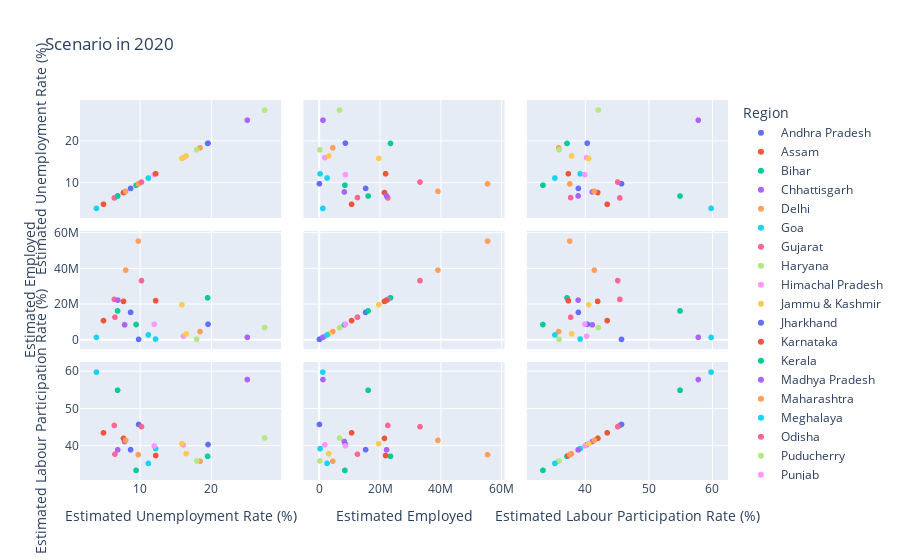

Notebook code cell kept with this figure:
### Code cell
# Scatter matrix cosidering the employed and unemployed rates

plt.figure(figsize=(24,8))
fig = px.scatter_matrix(State, template='plotly',
                        dimensions=['Estimated Unemployment Rate (%)', 'Estimated Employed', 'Estimated Labour Participation Rate (%)'],
                        color='Region', title="Scenario in 2020")
fig.show()

### Figure 1 — Plotly figure (JSON) as saved in the notebook; plotly's stock layout.template omitted (floating-point values rounded to 4 significant figures)
{"data": [{"dimensions": [{"axis": {"matches": true}, "label": "Estimated Unemployment Rate (%)", "values": [8.664]}, {"axis": {"matches": true}, "label": "Estimated Employed", "values": [15425480]}, {"axis": {"matches": true}, "label": "Estimated Labour Participation Rate (%)", "values": [38.96]}], "hovertemplate": "Region=Andhra Pradesh<br>%{xaxis.title.text}=%{x}<br>%{yaxis.title.text}=%{y}<extra></extra>", "legendgroup": "Andhra Pradesh", "marker": {"color": "#636efa", "symbol": "circle"}, "name": "Andhra Pradesh", "showlegend": true, "type": "splom"}, {"dimensions": [{"axis": {"matches": true}, "label": "Estimated Unemployment Rate (%)", "values": [4.856]}, {"axis": {"matches": true}, "label": "Estimated Employed", "values": [10810000.0]}, {"axis": {"matches": true}, "label": "Estimated Labour Participation Rate (%)", "values": [43.5]}], "hovertemplate": "Region=Assam<br>%{xaxis.title.text}=%{x}<br>%{yaxis.title.text}=%{y}<extra></extra>", "legendgroup": "Assam", "marker": {"color": "#EF553B", "symbol": "circle"}, "name": "Assam", "showlegend": true, "type": "splom"}, {"dimensions": [{"axis": {"matches": true}, "label": "Estimated Unemployment Rate (%)", "values": [19.47]}, {"axis": {"matches": true}, "label": "Estimated Employed", "values": [23606828]}, {"axis": {"matches": true}, "label": "Estimated Labour Participation Rate (%)", "values": [37.17]}], "hovertemplate": "Region=Bihar<br>%{xaxis.title.text}=%{x}<br>%{yaxis.title.text}=%{y}<extra></extra>", "legendgroup": "Bihar", "marker": {"color": "#00cc96", "symbol": "circle"}, "name": "Bihar", "showlegend": true, "type": "splom"}, {"dimensions": [{"axis": {"matches": true}, "label": "Estimated Unemployment Rate (%)", "values": [7.819]}, {"axis": {"matches": true}, "label": "Estimated Employed", "values": [8421000.0]}, {"axis": {"matches": true}, "label": "Estimated Labour Participation Rate (%)", "values": [41.16]}], "hovertemplate": "Region=Chhattisgarh<br>%{xaxis.title.text}=%{x}<br>%{yaxis.title.text}=%{y}<extra></extra>", "legendgroup": "Chhattisgarh", "marker": {"color": "#ab63fa", "symbol": "circle"}, "name": "Chhattisgarh", "showlegend": true, "type": "splom"}, {"dimensions": [{"axis": {"matches": true}, "label": "Estimated Unemployment Rate (%)", "values": [18.41]}, {"axis": {"matches": true}, "label": "Estimated Employed", "values": [4633000.0]}, {"axis": {"matches": true}, "label": "Estimated Labour Participation Rate (%)", "values": [35.86]}], "hovertemplate": "Region=Delhi<br>%{xaxis.title.text}=%{x}<br>%{yaxis.title.text}=%{y}<extra></extra>", "legendgroup": "Delhi", "marker": {"color": "#FFA15A", "symbol": "circle"}, "name": "Delhi", "showlegend": true, "type": "splom"}, {"dimensions": [{"axis": {"matches": true}, "label": "Estimated Unemployment Rate (%)", "values": [12.17]}, {"axis": {"matches": true}, "label": "Estimated Employed", "values": [442400.0]}, {"axis": {"matches": true}, "label": "Estimated Labour Participation Rate (%)", "values": [39.24]}], "hovertemplate": "Region=Goa<br>%{xaxis.title.text}=%{x}<br>%{yaxis.title.text}=%{y}<extra></extra>", "legendgroup": "Goa", "marker": {"color": "#19d3f3", "symbol": "circle"}, "name": "Goa", "showlegend": true, "type": "splom"}, {"dimensions": [{"axis": {"matches": true}, "label": "Estimated Unemployment Rate (%)", "values": [6.376]}, {"axis": {"matches": true}, "label": "Estimated Employed", "values": [22730000.0]}, {"axis": {"matches": true}, "label": "Estimated Labour Participation Rate (%)", "values": [45.49]}], "hovertemplate": "Region=Gujarat<br>%{xaxis.title.text}=%{x}<br>%{yaxis.title.text}=%{y}<extra></extra>", "legendgroup": "Gujarat", "marker": {"color": "#FF6692", "symbol": "circle"}, "name": "Gujarat", "showlegend": true, "type": "splom"}, {"dimensions": [{"axis": {"matches": true}, "label": "Estimated Unemployment Rate (%)", "values": [27.48]}, {"axis": {"matches": true}, "label": "Estimated Employed", "values": [6844059]}, {"axis": {"matches": true}, "label": "Estimated Labour Participation Rate (%)", "values": [42.1]}], "hovertemplate": "Region=Haryana<br>%{xaxis.title.text}=%{x}<br>%{yaxis.title.text}=%{y}<extra></extra>", "legendgroup": "Haryana", "marker": {"color": "#B6E880", "symbol": "circle"}, "name": "Haryana", "showlegend": true, "type": "splom"}, {"dimensions": [{"axis": {"matches": true}, "label": "Estimated Unemployment Rate (%)", "values": [16.07]}, {"axis": {"matches": true}, "label": "Estimated Employed", "values": [2034000.0]}, {"axis": {"matches": true}, "label": "Estimated Labour Participation Rate (%)", "values": [40.25]}], "hovertemplate": "Region=Himachal Pradesh<br>%{xaxis.title.text}=%{x}<br>%{yaxis.title.text}=%{y}<extra></extra>", "legendgroup": "Himachal Pradesh", "marker": {"color": "#FF97FF", "symbol": "circle"}, "name": "Himachal Pradesh", "showlegend": true, "type": "splom"}, {"dimensions": [{"axis": {"matches": true}, "label": "Estimated Unemployment Rate (%)", "values": [16.48]}, {"axis": {"matches": true}, "label": "Estimated Employed", "values": [3310000.0]}, {"axis": {"matches": true}, "label": "Estimated Labour Participation Rate (%)", "values": [37.89]}], "hovertemplate": "Region=Jammu & Kashmir<br>%{xaxis.title.text}=%{x}<br>%{yaxis.title.text}=%{y}<extra></extra>", "legendgroup": "Jammu & Kashmir", "marker": {"color": "#FECB52", "symbol": "circle"}, "name": "Jammu & Kashmir", "showlegend": true, "type": "splom"}, {"dimensions": [{"axis": {"matches": true}, "label": "Estimated Unemployment Rate (%)", "values": [19.54]}, {"axis": {"matches": true}, "label": "Estimated Employed", "values": [8771000.0]}, {"axis": {"matches": true}, "label": "Estimated Labour Participation Rate (%)", "values": [40.36]}], "hovertemplate": "Region=Jharkhand<br>%{xaxis.title.text}=%{x}<br>%{yaxis.title.text}=%{y}<extra></extra>", "legendgroup": "Jharkhand", "marker": {"color": "#636efa", "symbol": "circle"}, "name": "Jharkhand", "showlegend": true, "type": "splom"}, {"dimensions": [{"axis": {"matches": true}, "label": "Estimated Unemployment Rate (%)", "values": [7.668]}, {"axis": {"matches": true}, "label": "Estimated Employed", "values": [21620000.0]}, {"axis": {"matches": true}, "label": "Estimated Labour Participation Rate (%)", "values": [42]}], "hovertemplate": "Region=Karnataka<br>%{xaxis.title.text}=%{x}<br>%{yaxis.title.text}=%{y}<extra></extra>", "legendgroup": "Karnataka", "marker": {"color": "#EF553B", "symbol": "circle"}, "name": "Karnataka", "showlegend": true, "type": "splom"}, {"dimensions": [{"axis": {"matches": true}, "label": "Estimated Unemployment Rate (%)", "values": [9.434]}, {"axis": {"matches": true}, "label": "Estimated Employed", "values": [8597000.0]}, {"axis": {"matches": true}, "label": "Estimated Labour Participation Rate (%)", "values": [33.38]}], "hovertemplate": "Region=Kerala<br>%{xaxis.title.text}=%{x}<br>%{yaxis.title.text}=%{y}<extra></extra>", "legendgroup": "Kerala", "marker": {"color": "#00cc96", "symbol": "circle"}, "name": "Kerala", "showlegend": true, "type": "splom"}, {"dimensions": [{"axis": {"matches": true}, "label": "Estimated Unemployment Rate (%)", "values": [6.854]}, {"axis": {"matches": true}, "label": "Estimated Employed", "values": [22320000.0]}, {"axis": {"matches": true}, "label": "Estimated Labour Participation Rate (%)", "values": [38.93]}], "hovertemplate": "Region=Madhya Pradesh<br>%{xaxis.title.text}=%{x}<br>%{yaxis.title.text}=%{y}<extra></extra>", "legendgroup": "Madhya Pradesh", "marker": {"color": "#ab63fa", "symbol": "circle"}, "name": "Madhya Pradesh", "showlegend": true, "type": "splom"}, {"dimensions": [{"axis": {"matches": true}, "label": "Estimated Unemployment Rate (%)", "values": [7.979]}, {"axis": {"matches": true}, "label": "Estimated Employed", "values": [39200000.0]}, {"axis": {"matches": true}, "label": "Estimated Labour Participation Rate (%)", "values": [41.47]}], "hovertemplate": "Region=Maharashtra<br>%{xaxis.title.text}=%{x}<br>%{yaxis.title.text}=%{y}<extra></extra>", "legendgroup": "Maharashtra", "marker": {"color": "#FFA15A", "symbol": "circle"}, "name": "Maharashtra", "showlegend": true, "type": "splom"}, {"dimensions": [{"axis": {"matches": true}, "label": "Estimated Unemployment Rate (%)", "values": [3.866]}, {"axis": {"matches": true}, "label": "Estimated Employed", "values": [1350000.0]}, {"axis": {"matches": true}, "label": "Estimated Labour Participation Rate (%)", "values": [59.86]}], "hovertemplate": "Region=Meghalaya<br>%{xaxis.title.text}=%{x}<br>%{yaxis.title.text}=%{y}<extra></extra>", "legendgroup": "Meghalaya", "marker": {"color": "#19d3f3", "symbol": "circle"}, "name": "Meghalaya", "showlegend": true, "type": "splom"}, {"dimensions": [{"axis": {"matches": true}, "label": "Estimated Unemployment Rate (%)", "values": [6.462]}, {"axis": {"matches": true}, "label": "Estimated Employed", "values": [12730000.0]}, {"axis": {"matches": true}, "label": "Estimated Labour Participation Rate (%)", "values": [37.75]}], "hovertemplate": "Region=Odisha<br>%{xaxis.title.text}=%{x}<br>%{yaxis.title.text}=%{y}<extra></extra>", "legendgroup": "Odisha", "marker": {"color": "#FF6692", "symbol": "circle"}, "name": "Odisha", "showlegend": true, "type": "splom"}, {"dimensions": [{"axis": {"matches": true}, "label": "Estimated Unemployment Rate (%)", "values": [17.94]}, {"axis": {"matches": true}, "label": "Estimated Employed", "values": [365300.0]}, {"axis": {"matches": true}, "label": "Estimated Labour Participation Rate (%)", "values": [35.92]}], "hovertemplate": "Region=Puducherry<br>%{xaxis.title.text}=%{x}<br>%{yaxis.title.text}=%{y}<extra></extra>", "legendgroup": "Puducherry", "marker": {"color": "#B6E880", "symbol": "circle"}, "name": "Puducherry", "showlegend": true, "type": "splom"}, {"dimensions": [{"axis": {"matches": true}, "label": "Estimated Unemployment Rate (%)", "values": [11.98]}, {"axis": {"matches": true}, "label": "Estimated Employed", "values": [8783000.0]}, {"axis": {"matches": true}, "label": "Estimated Labour Participation Rate (%)", "values": [39.98]}], "hovertemplate": "Region=Punjab<br>%{xaxis.title.text}=%{x}<br>%{yaxis.title.text}=%{y}<extra></extra>", "legendgroup": "Punjab", "marker": {"color": "#FF97FF", "symbol": "circle"}, "name": "Punjab", "showlegend": true, "type": "splom"}, {"dimensions": [{"axis": {"matches": true}, "label": "Estimated Unemployment Rate (%)", "values": [15.87]}, {"axis": {"matches": true}, "label": "Estimated Employed", "values": [19730000.0]}, {"axis": {"matches": true}, "label": "Estimated Labour Participation Rate (%)", "values": [40.59]}], "hovertemplate": "Region=Rajasthan<br>%{xaxis.title.text}=%{x}<br>%{yaxis.title.text}=%{y}<extra></extra>", "legendgroup": "Rajasthan", "marker": {"color": "#FECB52", "symbol": "circle"}, "name": "Rajasthan", "showlegend": true, "type": "splom"}, {"dimensions": [{"axis": {"matches": true}, "label": "Estimated Unemployment Rate (%)", "values": [9.793]}, {"axis": {"matches": true}, "label": "Estimated Employed", "values": [234500.0]}, {"axis": {"matches": true}, "label": "Estimated Labour Participation Rate (%)", "values": [45.76]}], "hovertemplate": "Region=Sikkim<br>%{xaxis.title.text}=%{x}<br>%{yaxis.title.text}=%{y}<extra></extra>", "legendgroup": "Sikkim", "marker": {"color": "#636efa", "symbol": "circle"}, "name": "Sikkim", "showlegend": true, "type": "splom"}, {"dimensions": [{"axis": {"matches": true}, "label": "Estimated Unemployment Rate (%)", "values": [12.19]}, {"axis": {"matches": true}, "label": "Estimated Employed", "values": [21990000.0]}, {"axis": {"matches": true}, "label": "Estimated Labour Participation Rate (%)", "values": [37.38]}], "hovertemplate": "Region=Tamil Nadu<br>%{xaxis.title.text}=%{x}<br>%{yaxis.title.text}=%{y}<extra></extra>", "legendgroup": "Tamil Nadu", "marker": {"color": "#EF553B", "symbol": "circle"}, "name": "Tamil Nadu", "showlegend": true, "type": "splom"}, {"dimensions": [{"axis": {"matches": true}, "label": "Estimated Unemployment Rate (%)", "values": [6.833]}, {"axis": {"matches": true}, "label": "Estimated Employed", "values": [16240000.0]}, {"axis": {"matches": true}, "label": "Estimated Labour Participation Rate (%)", "values": [54.97]}], "hovertemplate": "Region=Telangana<br>%{xaxis.title.text}=%{x}<br>%{yaxis.title.text}=%{y}<extra></extra>", "legendgroup": "Telangana", "marker": {"color": "#00cc96", "symbol": "circle"}, "name": "Telangana", "showlegend": true, "type": "splom"}, {"dimensions": [{"axis": {"matches": true}, "label": "Estimated Unemployment Rate (%)", "values": [25.05]}, {"axis": {"matches": true}, "label": "Estimated Employed", "values": [1397000.0]}, {"axis": {"matches": true}, "label": "Estimated Labour Participation Rate (%)", "values": [57.85]}], "hovertemplate": "Region=Tripura<br>%{xaxis.title.text}=%{x}<br>%{yaxis.title.text}=%{y}<extra></extra>", "legendgroup": "Tripura", "marker": {"color": "#ab63fa", "symbol": "circle"}, "name": "Tripura", "showlegend": true, "type": "splom"}, {"dimensions": [{"axis": {"matches": true}, "label": "Estimated Unemployment Rate (%)", "values": [9.737]}, {"axis": {"matches": true}, "label": "Estimated Employed", "values": [55524799]}, {"axis": {"matches": true}, "label": "Estimated Labour Participation Rate (%)", "values": [37.61]}], "hovertemplate": "Region=Uttar Pradesh<br>%{xaxis.title.text}=%{x}<br>%{yaxis.title.text}=%{y}<extra></extra>", "legendgroup": "Uttar Pradesh", "marker": {"color": "#FFA15A", "symbol": "circle"}, "name": "Uttar Pradesh", "showlegend": true, "type": "splom"}, {"dimensions": [{"axis": {"matches": true}, "label": "Estimated Unemployment Rate (%)", "values": [11.16]}, {"axis": {"matches": true}, "label": "Estimated Employed", "values": [2743000.0]}, {"axis": {"matches": true}, "label": "Estimated Labour Participation Rate (%)", "values": [35.26]}], "hovertemplate": "Region=Uttarakhand<br>%{xaxis.title.text}=%{x}<br>%{yaxis.title.text}=%{y}<extra></extra>", "legendgroup": "Uttarakhand", "marker": {"color": "#19d3f3", "symbol": "circle"}, "name": "Uttarakhand", "showlegend": true, "type": "splom"}, {"dimensions": [{"axis": {"matches": true}, "label": "Estimated Unemployment Rate (%)", "values": [10.19]}, {"axis": {"matches": true}, "label": "Estimated Employed", "values": [33310000.0]}, {"axis": {"matches": true}, "label": "Estimated Labour Participation Rate (%)", "values": [45.16]}], "hovertemplate": "Region=West Bengal<br>%{xaxis.title.text}=%{x}<br>%{yaxis.title.text}=%{y}<extra></extra>", "legendgroup": "West Bengal", "marker": {"color": "#FF6692", "symbol": "circle"}, "name": "West Bengal", "showlegend": true, "type": "splom"}], "layout": {"dragmode": "select", "legend": {"title": {"text": "Region"}, "tracegroupgap": 0}, "title": {"text": "Scenario in 2020"}}}
